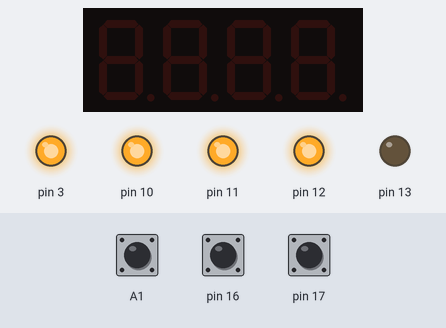
Simulated run of this sketch. Board: Arduino Uno, built with avr-gcc and run on an emulated ATmega328P. Parts: 4-digit seven-segment display, output pins drawn as LEDs (lit = HIGH). Dashed ring = blinking. The test bench sets the inputs (shaded band); at power-on: A1 HIGH, pin 16 HIGH, pin 17 HIGH.

Above: at 0.24 s.
At 0.8 s:
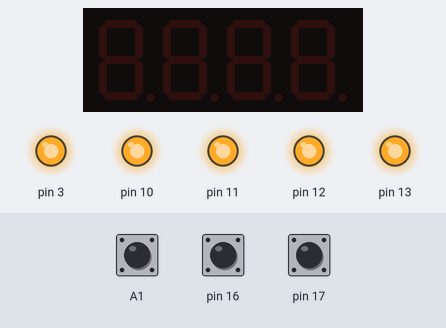
0.9 s: A1 pulled LOW for 3.2 s
At 5.3 s:
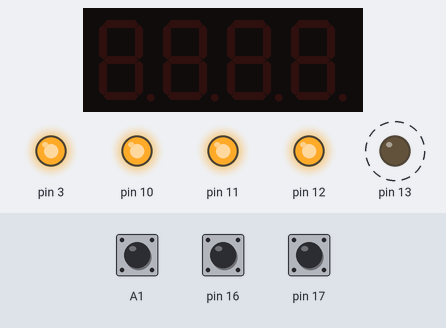
Timing chart, 0 to 12.5 s (numbered marks = the images above; inputs shaded):
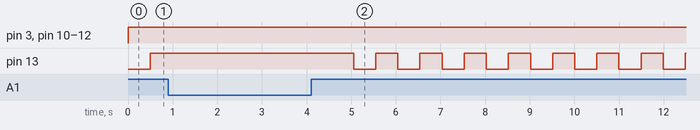

The sketch:

ledPriorityInterrupt.ino
```cpp
#include <Arduino_FreeRTOS.h>
#include <TimerOne.h>
#include <MultiFuncShield.h>
void taskBlink1 (void *pvParameters);
void taskPrint (void *pvParameters);

void setup() {
 //Initialize the shield
 Timer1.initialize();
 MFS.initialize(&Timer1);
//Initialize the Serial interface
 Serial.begin(9600);
 xTaskCreate (taskBlink1, //Function
 "Led1", //Description
 128, //Stack "size"
 NULL, //Parameters for the function
 1, //Priority
 NULL); //Task handler
 //xTaskCreate (taskPrint, "Print", 128, NULL, 1, NULL);
 xTaskCreate (taskInterrupt, "Interrupt", 128, NULL, 2, NULL);
 vTaskStartScheduler();
}

void loop()
{

}

void taskBlink1 (void *pvParameters)
{
 while(1)
 {
 MFS.writeLeds (LED_1, ON);
 vTaskDelay (500 / portTICK_PERIOD_MS);
 MFS.writeLeds (LED_1, OFF);
 vTaskDelay (500 / portTICK_PERIOD_MS);
 }
}

void taskInterrupt(void *pvParameters)
{
  while(1)
  {
    if(digitalRead(A1)==LOW)
  {
    digitalWrite(13, HIGH);
  }
  else
  {
    vTaskDelay(1000 / portTICK_PERIOD_MS);
  }
  }
}
```
